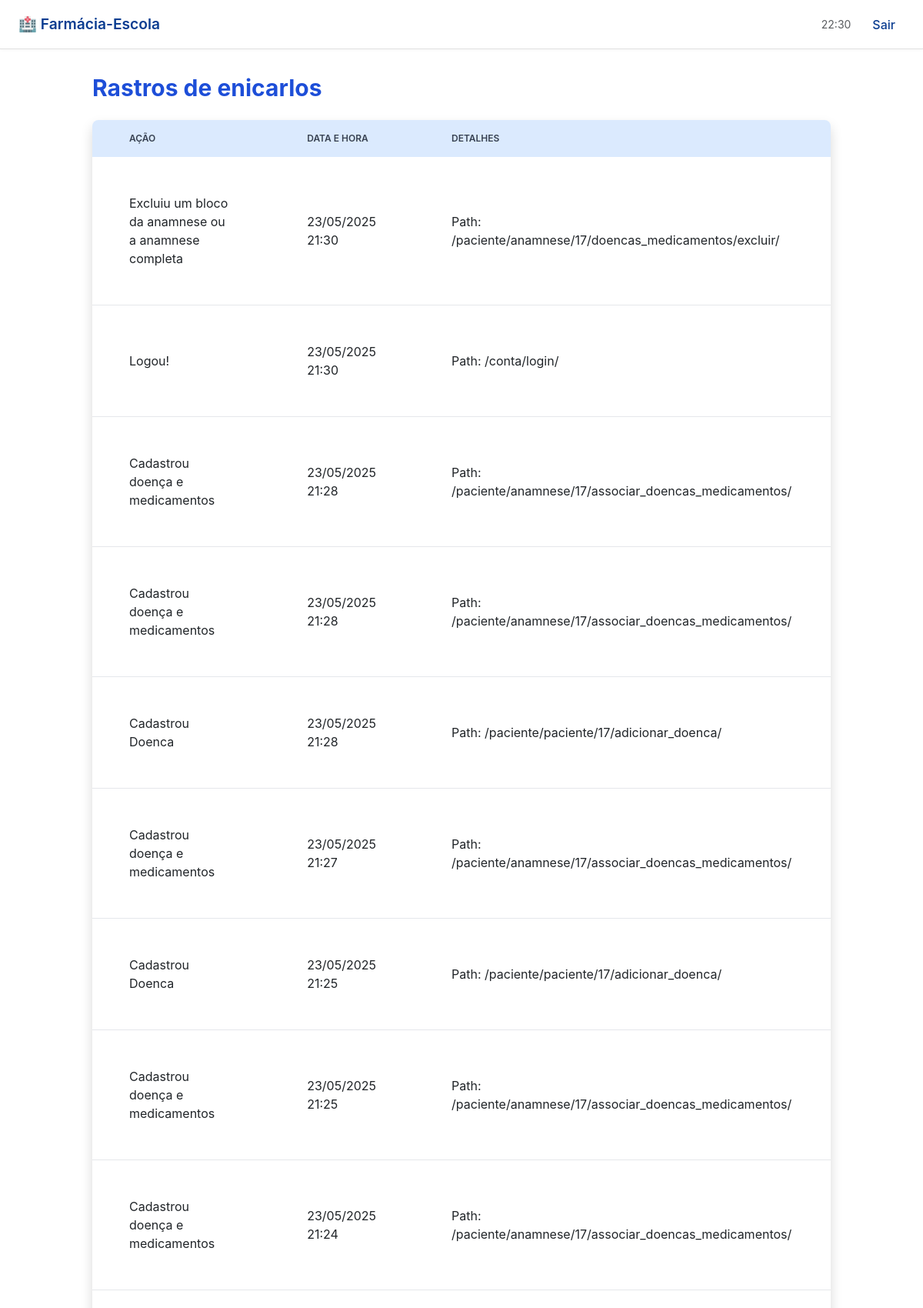
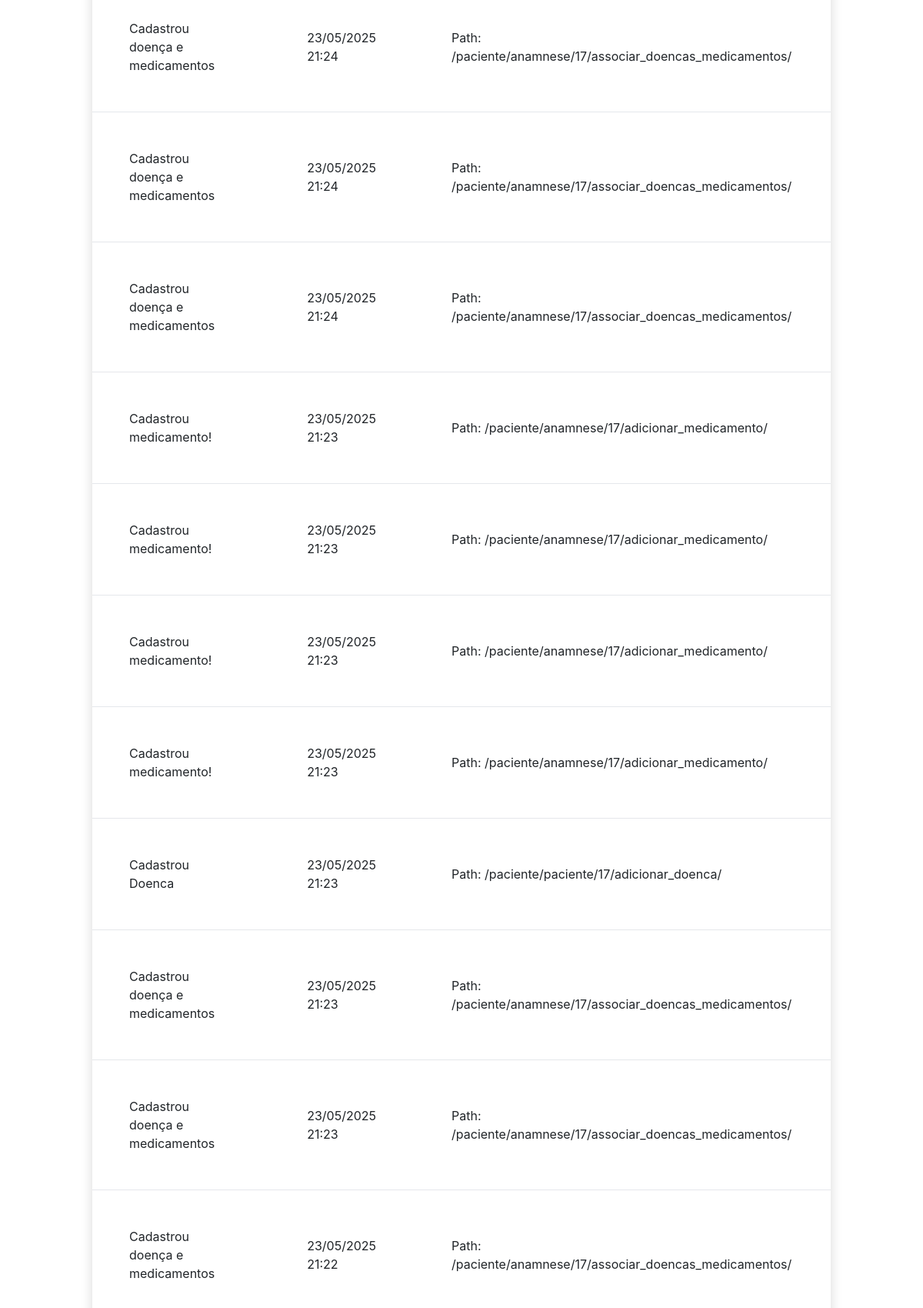
The page /conta/usuarios/1/logs/ (signed in, upper part) on the database its author committed (2 pictures, top to bottom).
### login/models.py (models this page shows, shortened)
class CustomUser(AbstractUser):
    TIPO_USUARIO_CHOICES = [
        ('farmaceutico', 'Farmacêutico'),
        ('aluno', 'Aluno'),
        ('convidado', 'Convidado'),
    ]
    tipo_usuario = models.CharField(
        max_length=20,
        choices=TIPO_USUARIO_CHOICES,
        default='farmaceutico',
    )

class LogAtividade(models.Model):
    usuario = models.ForeignKey(User, on_delete=models.CASCADE)
    acao = models.CharField(max_length=255)
    data_hora = models.DateTimeField(auto_now_add=True)
    detalhes = models.TextField(blank=True, null=True)
    class Meta:
        ordering = ['-data_hora']

### login/views.py (the view)
# urls.py: path('usuarios/<int:usuario_id>/logs/', ver_logs_usuario, name='ver_logs_usuario'),
@login_required
def ver_logs_usuario(request, usuario_id):
    if request.user.tipo_usuario != 'farmaceutico':
        return HttpResponseForbidden('Acesso negado.')
    usuario = get_object_or_404(CustomUser, id=usuario_id)
    logs = LogAtividade.objects.filter(usuario=usuario)
    return render(request, 'usuarios/ver_logs_usuario.html', {'usuario': usuario, 'logs': logs})

### login/templates/usuarios/ver_logs_usuario.html
{% extends 'menu.html' %}
{% block content %}
<div class="container mx-auto p-8">
    <h1 class="text-3xl font-bold text-blue-700 mb-6">Rastros de {{ usuario.get_full_name|default:usuario.username }}</h1>
    <div class="bg-white rounded-lg shadow overflow-hidden">
        <table class="min-w-full leading-normal">
            <thead>
                <tr>
                    <th class="px-5 py-3 bg-blue-100 text-left text-xs font-semibold text-gray-700 uppercase">Ação</th>
                    <th class="px-5 py-3 bg-blue-100 text-left text-xs font-semibold text-gray-700 uppercase">Data e Hora</th>
                    <th class="px-5 py-3 bg-blue-100 text-left text-xs font-semibold text-gray-700 uppercase">Detalhes</th>
                </tr>
            </thead>
            <tbody>
                {% for log in logs %}
                <tr class="border-b">
                    <td class="px-5 py-5">{{ log.acao }}</td>
                    <td class="px-5 py-5">{{ log.data_hora|date:"d/m/Y H:i" }}</td>
                    <td class="px-5 py-5">{{ log.detalhes|default:"-" }}</td>
                </tr>
                {% empty %}
                <tr>
                    <td colspan="3" class="text-center py-5 text-gray-500">Nenhuma atividade encontrada.</td>
                </tr>
                {% endfor %}
            </tbody>
        </table>
    </div>
</div>
{% endblock %}

### tela_inicial/templates/menu.html (style rules this page uses)
body { padding-top: 64px; font-family: 'Inter', sans-serif; }

### rows shown on the page
CustomUser: get_full_name "enicarlos"
LogAtividade: acao "Excluiu um bloco da anamnese ou a anamnese completa", data_hora "23/05/2025 21:30", detalhes "Path: /paciente/anamnese/17/doencas_medicamentos/excluir/"
LogAtividade: acao "Logou!", data_hora "23/05/2025 21:30", detalhes "Path: /conta/login/"
LogAtividade: acao "Cadastrou doença e medicamentos", data_hora "23/05/2025 21:28", detalhes "Path: /paciente/anamnese/17/associar_doencas_medicamentos/"
LogAtividade: acao "Cadastrou doença e medicamentos", data_hora "23/05/2025 21:28", detalhes "Path: /paciente/anamnese/17/associar_doencas_medicamentos/"
LogAtividade: acao "Cadastrou Doenca", data_hora "23/05/2025 21:28", detalhes "Path: /paciente/paciente/17/adicionar_doenca/"
LogAtividade: acao "Cadastrou doença e medicamentos", data_hora "23/05/2025 21:27", detalhes "Path: /paciente/anamnese/17/associar_doencas_medicamentos/"
LogAtividade: acao "Cadastrou Doenca", data_hora "23/05/2025 21:25", detalhes "Path: /paciente/paciente/17/adicionar_doenca/"
LogAtividade: acao "Cadastrou doença e medicamentos", data_hora "23/05/2025 21:25", detalhes "Path: /paciente/anamnese/17/associar_doencas_medicamentos/"
LogAtividade: acao "Cadastrou doença e medicamentos", data_hora "23/05/2025 21:24", detalhes "Path: /paciente/anamnese/17/associar_doencas_medicamentos/"
LogAtividade: acao "Cadastrou doença e medicamentos", data_hora "23/05/2025 21:24", detalhes "Path: /paciente/anamnese/17/associar_doencas_medicamentos/"
LogAtividade: acao "Cadastrou doença e medicamentos", data_hora "23/05/2025 21:24", detalhes "Path: /paciente/anamnese/17/associar_doencas_medicamentos/"
LogAtividade: acao "Cadastrou doença e medicamentos", data_hora "23/05/2025 21:24", detalhes "Path: /paciente/anamnese/17/associar_doencas_medicamentos/"
LogAtividade: acao "Cadastrou medicamento!", data_hora "23/05/2025 21:23", detalhes "Path: /paciente/anamnese/17/adicionar_medicamento/"
LogAtividade: acao "Cadastrou medicamento!", data_hora "23/05/2025 21:23", detalhes "Path: /paciente/anamnese/17/adicionar_medicamento/"
LogAtividade: acao "Cadastrou medicamento!", data_hora "23/05/2025 21:23", detalhes "Path: /paciente/anamnese/17/adicionar_medicamento/"
LogAtividade: acao "Cadastrou medicamento!", data_hora "23/05/2025 21:23", detalhes "Path: /paciente/anamnese/17/adicionar_medicamento/"
LogAtividade: acao "Cadastrou Doenca", data_hora "23/05/2025 21:23", detalhes "Path: /paciente/paciente/17/adicionar_doenca/"
LogAtividade: acao "Cadastrou doença e medicamentos", data_hora "23/05/2025 21:23", detalhes "Path: /paciente/anamnese/17/associar_doencas_medicamentos/"
LogAtividade: acao "Cadastrou doença e medicamentos", data_hora "23/05/2025 21:23", detalhes "Path: /paciente/anamnese/17/associar_doencas_medicamentos/"
LogAtividade: acao "Cadastrou doença e medicamentos", data_hora "23/05/2025 21:22", detalhes "Path: /paciente/anamnese/17/associar_doencas_medicamentos/"
